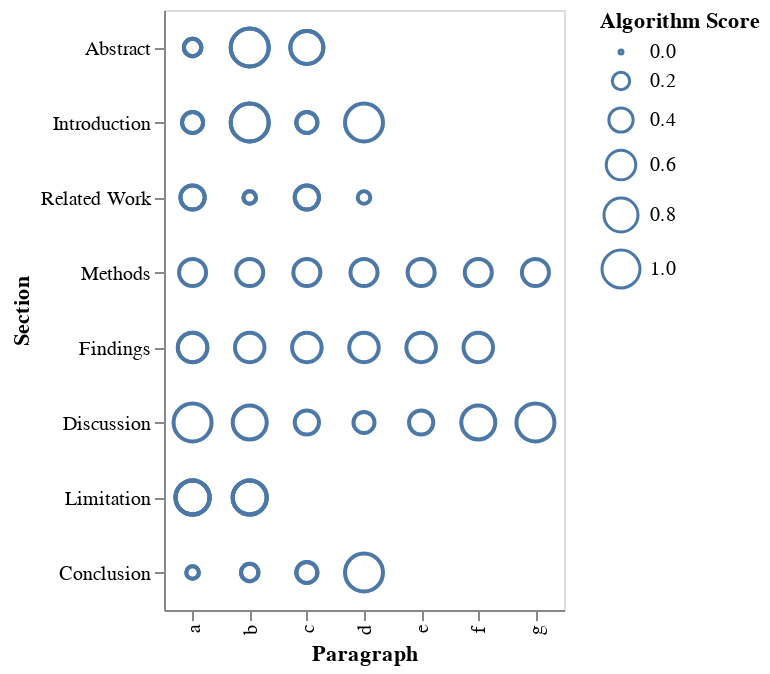

The cell this chart's notebook holds for it:
### Code cell
alt.Chart(long_form_test_df).mark_point(opacity=1).encode(
    x='Paragraph:N',
    y=alt.Y('Section:N', sort=list(OrderedDict.fromkeys(long_form_test_df['Section']))),
    size='Algorithm Score'
).properties(
    width=200,
    height=300
)

### Figure 1 — Vega-Lite specification as saved in the notebook (floating-point values rounded to 4 significant figures)
{"config": {"view": {"continuousWidth": 400, "continuousHeight": 300}}, "data": {"name": "data-cb6d6fd8848adb51744d5a349885321b"}, "mark": {"type": "point", "opacity": 1}, "encoding": {"size": {"type": "quantitative", "field": "Algorithm Score"}, "x": {"type": "nominal", "field": "Paragraph"}, "y": {"type": "nominal", "field": "Section", "sort": ["Abstract", "Introduction", "Related Work", "Methods", "Findings", "Discussion", "Limitation", "Conclusion"]}}, "height": 300, "width": 200, "$schema": "https://vega.github.io/schema/vega-lite/v4.8.1.json", "datasets": {"data-cb6d6fd8848adb51744d5a349885321b": [{"Section": "Abstract", "Paragraph": "a", "Algorithm Score": 0.2}, {"Section": "Abstract", "Paragraph": "b", "Algorithm Score": 1.0}, {"Section": "Abstract", "Paragraph": "c", "Algorithm Score": 0.75}, {"Section": "Abstract", "Paragraph": "a", "Algorithm Score": 0.2}, {"Section": "Abstract", "Paragraph": "b", "Algorithm Score": 1.0}, {"Section": "Abstract", "Paragraph": "c", "Algorithm Score": 0.75}, {"Section": "Abstract", "Paragraph": "a", "Algorithm Score": 0.2}, {"Section": "Introduction", "Paragraph": "a", "Algorithm Score": 0.3}, {"Section": "Introduction", "Paragraph": "b", "Algorithm Score": 1.0}, {"Section": "Introduction", "Paragraph": "c", "Algorithm Score": 0.3}, {"Section": "Introduction", "Paragraph": "d", "Algorithm Score": 1.0}, {"Section": "Introduction", "Paragraph": "a", "Algorithm Score": 0.3}, {"Section": "Introduction", "Paragraph": "b", "Algorithm Score": 1.0}, {"Section": "Introduction", "Paragraph": "c", "Algorithm Score": 0.3}, {"Section": "Related Work", "Paragraph": "a", "Algorithm Score": 0.4}, {"Section": "Related Work", "Paragraph": "b", "Algorithm Score": 0.1}, {"Section": "Related Work", "Paragraph": "c", "Algorithm Score": 0.4}, {"Section": "Related Work", "Paragraph": "d", "Algorithm Score": 0.1}, {"Section": "Related Work", "Paragraph": "a", "Algorithm Score": 0.4}, {"Section": "Related Work", "Paragraph": "b", "Algorithm Score": 0.1}, {"Section": "Related Work", "Paragraph": "c", "Algorithm Score": 0.4}, {"Section": "Methods", "Paragraph": "a", "Algorithm Score": 0.5}, {"Section": "Methods", "Paragraph": "b", "Algorithm Score": 0.5}, {"Section": "Methods", "Paragraph": "c", "Algorithm Score": 0.5}, {"Section": "Methods", "Paragraph": "d", "Algorithm Score": 0.5}, {"Section": "Methods", "Paragraph": "e", "Algorithm Score": 0.5}, {"Section": "Methods", "Paragraph": "f", "Algorithm Score": 0.5}, {"Section": "Methods", "Paragraph": "g", "Algorithm Score": 0.5}, {"Section": "Findings", "Paragraph": "a", "Algorithm Score": 0.6}, {"Section": "Findings", "Paragraph": "b", "Algorithm Score": 0.6}, {"Section": "Findings", "Paragraph": "c", "Algorithm Score": 0.6}, {"Section": "Findings", "Paragraph": "d", "Algorithm Score": 0.6}, {"Section": "Findings", "Paragraph": "e", "Algorithm Score": 0.6}, {"Section": "Findings", "Paragraph": "f", "Algorithm Score": 0.6}, {"Section": "Findings", "Paragraph": "a", "Algorithm Score": 0.6}, {"Section": "Discussion", "Paragraph": "a", "Algorithm Score": 1.0}, {"Section": "Discussion", "Paragraph": "b", "Algorithm Score": 0.8}, {"Section": "Discussion", "Paragraph": "c", "Algorithm Score": 0.4}, {"Section": "Discussion", "Paragraph": "d", "Algorithm Score": 0.3}, {"Section": "Discussion", "Paragraph": "e", "Algorithm Score": 0.4}, {"Section": "Discussion", "Paragraph": "f", "Algorithm Score": 0.8}, {"Section": "Discussion", "Paragraph": "g", "Algorithm Score": 1.0}, {"Section": "Limitation", "Paragraph": "a", "Algorithm Score": 0.8}, {"Section": "Limitation", "Paragraph": "b", "Algorithm Score": 0.8}, {"Section": "Limitation", "Paragraph": "a", "Algorithm Score": 0.8}, {"Section": "Limitation", "Paragraph": "b", "Algorithm Score": 0.8}, {"Section": "Limitation", "Paragraph": "a", "Algorithm Score": 0.8}, {"Section": "Limitation", "Paragraph": "b", "Algorithm Score": 0.8}, {"Section": "Limitation", "Paragraph": "a", "Algorithm Score": 0.8}, {"Section": "Conclusion", "Paragraph": "a", "Algorithm Score": 0.1}, {"Section": "Conclusion", "Paragraph": "b", "Algorithm Score": 0.2}, {"Section": "Conclusion", "Paragraph": "c", "Algorithm Score": 0.3}, {"Section": "Conclusion", "Paragraph": "d", "Algorithm Score": 1.0}, {"Section": "Conclusion", "Paragraph": "a", "Algorithm Score": 0.1}, {"Section": "Conclusion", "Paragraph": "b", "Algorithm Score": 0.2}, {"Section": "Conclusion", "Paragraph": "c", "Algorithm Score": 0.3}]}}
